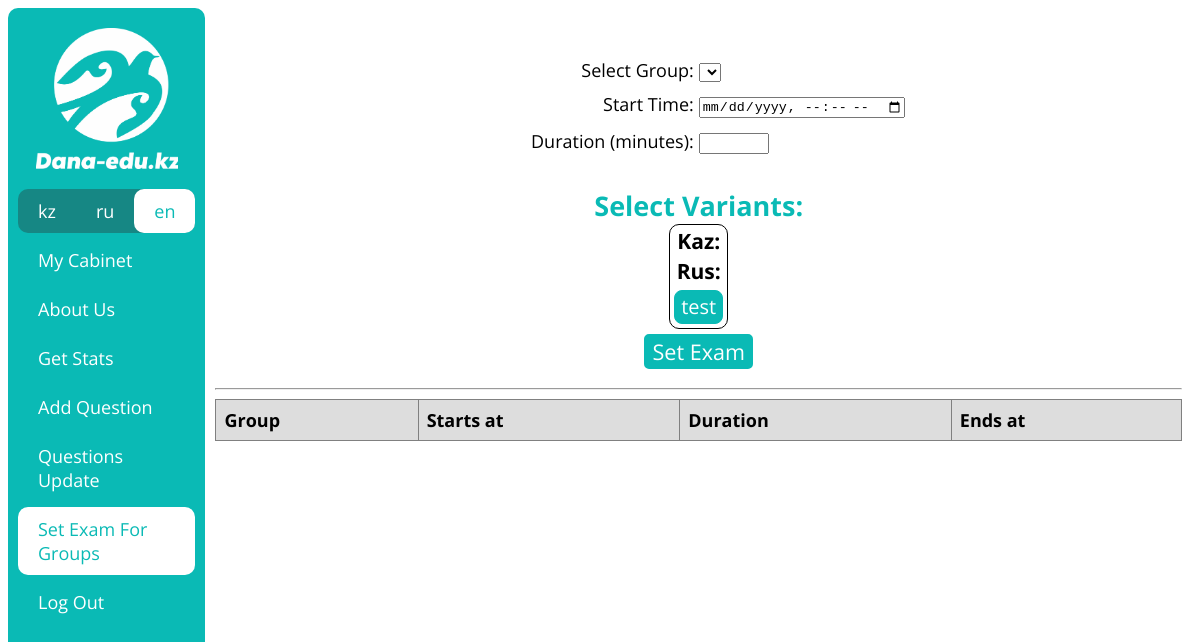
The app's page /en/set_exam_for_groups (signed in), older data.
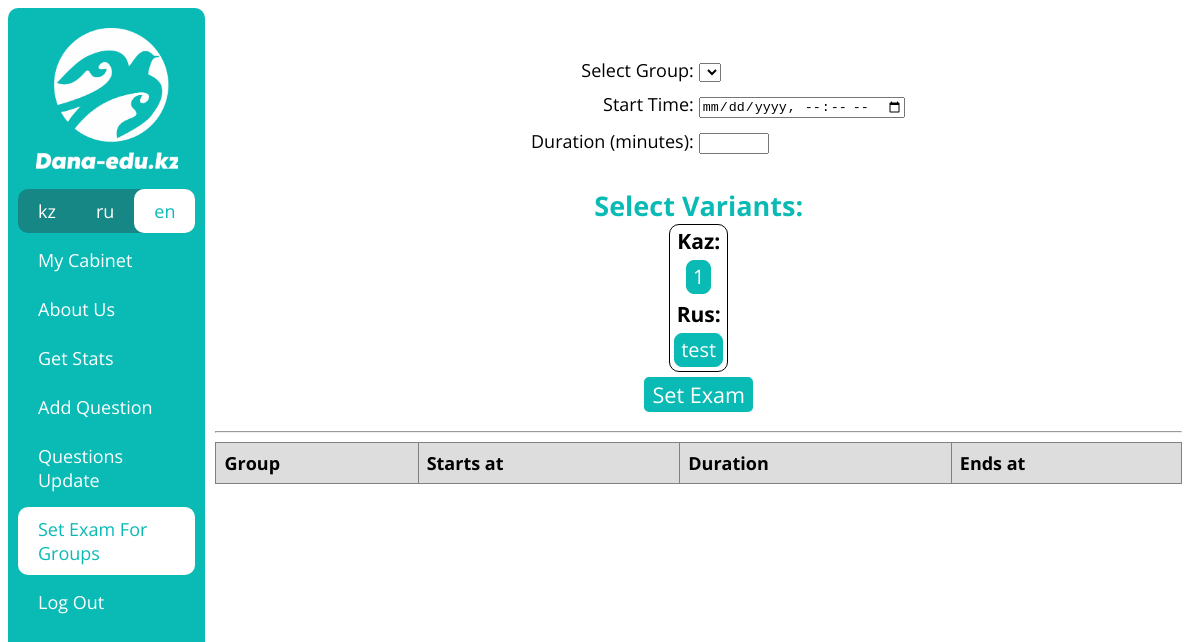
The same page, newer data.
### examapp/models.py (models this page shows, shortened)
class Variant(models.Model):
    name = models.CharField(max_length=100)
    exam_type = models.CharField(max_length=10, choices=getExamTypesChoices())
    language = models.CharField(max_length=3, choices=getVariantLanguageChoices())

### examapp/views.py (the view, shortened to what this page needs)
# urls.py: path('set_exam_for_groups', setExamForGroup, name='set_exam_for_groups_url'),
@login_required(login_url='login_url')
def setExamForGroup(request):
    if request.user.type != 'MO':
        return redirect('home_url')
    if request.method == 'GET':
        context = {'groups': Group.objects.all(),
                   'vars_ru': Variant.objects.filter(language='RUS'),
                   'vars_kz': Variant.objects.filter(language='KAZ'),
                   'exam_for_groups': ExamForGroup.objects.all().order_by('-pk'),
                   'urls': getUserUrls(request.user)}
        return render(request, 'set_exam_for_groups_page.html', context)

### examapp/functions.py (called while the page is built)
def getUserUrls(user) -> []:
    urls = [
        {'text': _('My Cabinet'), 'url': 'cabinet_url'},
        {'text': _('About Us'), 'url': 'about_us_url'}
    ]
    if user.type == 'PU':
        urls.append({'text': _('Init Exam'), 'url': 'exam_init_url'})
        urls.append({'text': _('Exam Results'), 'url': 'exam_results_url'})
    if user.type == 'MO':
        urls.append({'text': _('Get Stats'), 'url': 'get_stats_url'})
        urls.append({'text': _('Add Question'), 'url': 'add_questions_init_url'})
        urls.append({'text': _('Questions Update'), 'url': 'questions_update_url'})
        urls.append({'text': _('Set Exam For Groups'), 'url': 'set_exam_for_groups_url'})
    urls.append({'text': _('Log Out'), 'url': 'logout_url'})
    return urls

### templates/set_exam_for_groups_page.html (shortened to what this page needs)
{% extends 'base.html' %}
{% load i18n %}
{% block content %}
    <div align="center" style="font-size: 18px;">
        <form id="group-form" class="form" action="{% url 'set_exam_for_groups_url' %}" method="post">
            <p>
                <label for="group">{% trans 'Select Group:' %} </label>
                <select id="group" name="group" onchange="updateDuration()">
                </select>
            </p>
            <p>
                <label for="start_time">{% trans 'Start Time:' %} </label>
                <input type="datetime-local" id="start_time" name="start_time" required>
            </p>
            <p>
                <label for="duration">{% trans 'Duration (minutes):' %} </label>
                <input type="number" id="duration" name="duration" style="width:30%" required>
            </p>
        </form>
        <h2 style="margin-bottom: 0px;">{% trans 'Select Variants:' %}</h2>
        <div id="variants" align="center">
            <h3 style="margin-top: 1px; margin-bottom: 1px;">Kaz:</h3>
            {% for variant in vars_kz %}
                <button class="question_button" onclick="selectVariant({{ variant.id }})" style="width: auto; border: 1px solid #0ABAB5; border-radius: 8px;">{{ variant.name }}</button>
            {% endfor %}
            <h3 style="margin-top: 1px; margin-bottom: 1px;">Rus:</h3>
            {% for variant in vars_ru %}
                <button class="question_button" onclick="selectVariant({{ variant.id }})" style="width: auto; border: 1px solid #0ABAB5; border-radius: 8px;">{{ variant.name }}</button>
            {% endfor %}
        </div>
        <input class="btn" form="group-form" type="submit" value="{% trans 'Set Exam' %}" style="font-size: 120%">
        <hr>
        <table class="groups_exams">
            <tr>
                <th>{% trans 'Group' %}</th>
                <th>{% trans 'Starts at' %}</th>
                <th>{% trans 'Duration' %}</th>
                <th>{% trans 'Ends at' %}</th>
            </tr>
        </table>
    </div>
{% endblock content %}

### templates/base.html (shortened to what this page needs)
<!DOCTYPE html>
{% load static %}
{% load i18n %}
<html lang="en">
<head>
    <link rel="stylesheet" type="text/css" href="{% static 'css/style.css' %}?{% now 'U' %}">
</head>
<body>
    <div class="wrapper">
        <div id="sidebar">
            <a href="{% url 'home_url' %}">
                <img id="sidebar_logo" src="{% static 'images/sidebar-logo.png' %}">
            </a>
            <ul style="margin-top: -40px;">
                <li>
                    {% get_current_language as CURRENT_LANGUAGE %}
                    {% get_available_languages as AVAILABLE_LANGUAGES %}
                    {% get_language_info_list for AVAILABLE_LANGUAGES as languages %}
                    <div id="languages">
                        {% for language in languages %}
                            {% if language.code == CURRENT_LANGUAGE %}
                                <a href="/{{ language.code }}/" class="active language_link">
                                    {% if language.code == 'kk' %}
                                        kz
                                    {% else %}
                                        {{ language.code }}
                                    {% endif %}
                                </a>
                            {% else %}
                                <a href="/{{ language.code }}/" class="language_link">
                                    {% if language.code == 'kk' %}
                                        kz
                                    {% else %}
                                        {{ language.code }}
                                    {% endif %}
                                </a>
                            {% endif %}
                        {% endfor %}
                    </div>
                </li>
            {% for url in urls %}
                <li><a class="nav-link" href="{% url url.url %}">{{ url.text }}</a></li>
            {% endfor %}
            </ul>
        </div>
        <div id="content" class="content" align="center">
            {% block content %}
            {% endblock content %}
        </div>
    </div>
</body>
</html>

### static/css/style.css (style rules this page uses)
html { user-select: none; }
.wrapper { display: flex; }
#sidebar { background: #0ABAB5; flex: 1; border-radius: 10px; min-height: 95vh; color: #ffffff; margin: 0 0 5px; padding: 10px 10px; font-family: 'Open Sans', sans-serif; }
#sidebar a { font-family: 'Open Sans', sans-serif; font-size: 18px; color: #ffffff; }
#sidebar ul { list-style-type: none; margin: 0; padding: 0; }
#sidebar li { margin-bottom: 5px; }
#sidebar li a { display: block; text-decoration: none; padding: 10px 20px; border-radius: 10px; cursor: pointer; }
#sidebar .active { background-color: #ffffff; color: #0ABAB5; }
#sidebar_logo { max-width: 80%; max-height: 80%; display:block; margin:auto; padding: 10px 10px; margin-bottom: 50px; }
#content { flex: 6; overflow-y: scroll; height: 100vh; }
input, select { margin-bottom: 10px; margin-top: 5px; }
body { font-family: 'Open Sans', sans-serif; }
h1, h2 { color: #0ABAB5; }
.groups_exams td, th { border: 1px solid grey; text-align: left; padding: 8px; }
.groups_exams { font-family: 'Open Sans', sans-serif; border-collapse: collapse; width: 100%; }
.groups_exams th { background-color: #dddddd; }
#content { margin: 10px; }
.question_button { font-size: 20px; font-family: 'Open Sans', sans-serif; background: #0ABAB5; border-radius: 5px; color: #ffffff; border: 2px solid #ffffff; margin: 4px; width: 34px; height: 34px; }
.btn { font-size: 20px; font-family: 'Open Sans', sans-serif; background: #0ABAB5; border-radius: 5px; color: #ffffff; border: 2px solid #0ABAB5; }
.form { display: table; margin-top: 40px; }
.form p { display: table-row; text-align: left; }
.form label { display: table-cell; text-align: right; padding-right: 5px; width: 50%; }
.form input { display: table-cell; }
#variants { border: 1px solid black; border-radius: 10px; margin-bottom = 10px; box-shadow = 10px 5px 5px grey; width: fit-content; max-width: 70%; }
.language_link { text-decoration: none; border-radius: 5px; padding: 5px; }
#languages { display: flex; flex-direction: row; justify-content: space-evenly; bottom: 0; border-radius: 10px; background: #168784; }

Row changes from the older to the newer data that the page shows:
added Variant: name "1", shown under "Kaz:"
